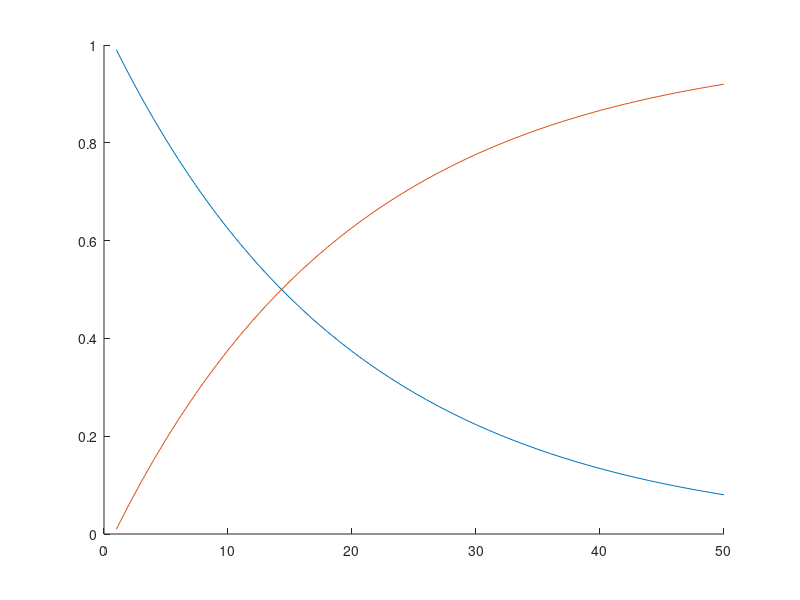
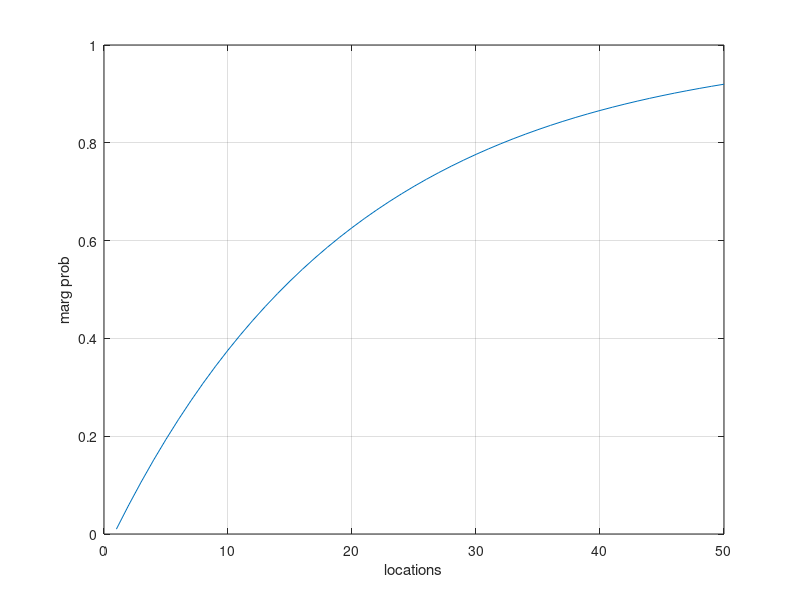

Write the MATLAB code that produced these figures, in order. (Note: this script raises an error after producing the figures.)
close all
clear variables
clc

directory_a = 'plots/a/';
directory_b = 'plots/b/';
directory_c = 'plots/c/';
directory_d = 'plots/d/';
directory_e = 'plots/e/';
directory_f = 'plots/f/';

%% task a
N = 50;
p = 0.95;       % p = p(x_{i+1} = 0 | x_i = 0)
q = 1;          % q = p(x_{i+1} = 1 | x_i = 1)
P = [p, 1-q;    % P = [ p(x_{i+1} = 0 | x_i = 0), p(x_{i+1} = 0 | x_i = 1)
    1-p, q];    %       p(x_{i+1} = 1 | x_i = 0), p(x_{i+1} = 1 | x_i = 1)]
% Note: P := Lecture_P'
marg_p = zeros(N,1);
marg_p(1) = 0.01;
p_x = zeros(2,N);   % p_x(x+1,k) = p(x_k = x)        x = 0 or 1
p_x(:,1) = [0.99;0.01];
for k=2:N
    marg_p(k)= marg_p(k-1) + 0.05*(1-marg_p(k-1));
    p_x(:,k) = P * p_x(:,k-1);
end
figure
hold on
plot(p_x(1,:))
plot(p_x(2,:))
fig1 = figure;
plot(1:N,marg_p)
grid
xlabel('locations')
ylabel('marg prob')
title_pic = 'marg_prob';
%save_plots(title_pic,directory_a,fig1);
%% task b

[PV,a] = max([-100000, -5000*sum(p_x(2,:))]);
PV
a = a-1

%% task c
tau = 0.3;
x = draw_from_HMM(P,p_x(:,1),N);

y = normrnd(x,tau,N,1); % same as mu + sigma*randn(data,1)
y(20) = 0.2;
y(30) = 0.7;
v_tau = 100*tau*ones(size(y));
v_tau(20) = tau;
v_tau(30) = tau;
% fig2 = figure;
% plot(1:data,y);
% grid

[~,prio_xY,post_xY] = forward_recursion(P,p_x(:,1),v_tau,y,N);
margp_xY = backward_recursion(P,prio_xY,post_xY,N);

fig3 = figure;
plot(1:N,margp_xY(2,:));
grid
xlabel('locations')
ylabel('posterior prob for x_i = 1')
title_pic = 'post_prob';
%save_plots(title_pic,directory_c,fig3);

%% task d
value_clean_all = -100000;
PV = -100000;

%% Monte carlo
PoV = -ones(N,1);
mc_samples = 1000;
for k=1:N
    mean_PoV = 0; 
    for j=1:mc_samples
        x = draw_from_HMM(P,p_x(:,1),N);
        y = normrnd(x,tau,N,1); % mean = x
        v_tau = 100*tau*ones(size(y));
        v_tau(k) = tau;
        [~,prio_xY,post_xY] = forward_recursion(P, p_x(:,1),v_tau,y,N);
        total_post_xY = backward_recursion(P,prio_xY,post_xY,N);
        value_dont_clean = -5000*sum(total_post_xY(2,:));
        mean_PoV = mean_PoV + max(value_clean_all,value_dont_clean)/mc_samples;
    end
    PoV(k) = mean_PoV;
end
VoI_mc = PoV - PV;
    
fig4 = figure;
hold on
plot(1:N,VoI_mc)
grid
xlabel('locations')
ylabel('VoI')
title_pic = 'VoI';
%save_plots(title_pic,directory_d,fig4);


%% task e
big_pov = zeros(N,N);

% diagonal
for k=1:N
    for j=1:mc_samples
        y = normrnd(0.5,100*tau,N,1);
        x_new = zeros(N,1);
        x_new(k) = binornd(1,marg_p(k));
        y(k) = normrnd(x_new(k),tau/sqrt(2));
        [~,prio_xY,post_xY] = forward_recursion_d(0.95,tau,y,N,k);
        prob = backward_recursion(0.95,prio_xY,post_xY,N);
        dont_clean = -5000*sum(prob(2,:));
        pov = pov + max(value_clean_all,dont_clean)/j;
    end
    big_pov(k,k) = pov;
end

% off-diagonal
for k=10:N
    for j=k:N
        if(j==k)
            break;
        end
        for k=1:mc_samples
            y = normrnd(0.5,100*tau,N,1);
            x_new = zeros(N,1);
            x_new(k) = binornd(1,marg_p(k));
            for l=k+1:j
                if(x_new(l-1) == 1)
                    x_new(l) = 1;
                else
                    if(rand(1) < 0.05)
                        x(l) = 1;
                    else
                        x(l) = 0;
                    end
                end
            end
            y(k) = normrnd(x_new(k),tau);
            y(j) = normrnd(x_new(k),tau);
            [~,prio_xY,post_xY] = forward_recursion_e(0.95,tau,y,N,k,j);
            prob = backward_recursion(0.95,prio_xY,post_xY,N);
            dont_clean = -5000*sum(prob(2,:));
            pov = pov + max(value_clean_all,dont_clean)/k;
        end
    end
    big_pov(k,j) = pov;
    big_pov(j,k) = big_pov(k,j);
end

big_voi = big_pov - PV;
maximum = max(max(big_voi));
[max_x,max_y]=find(big_voi==maximum)

% plot matrix.
% plot diagonal: 2 sensors in same loc.
% plot 20,30
% save plots in directory_e.

%% task f
PoV_f = zeros(mc_samples,1);
tau_new = 1;

for k=1:mc_samples
    x_new_f = zeros(N,1);
    if(rand>=0.99)
        x(1) = 1;
    else
        x(1) = 0;
    end

    for k=2:N
       if(x(k-1)==1)
           x(k) = 1;
       else
           if(rand<0.05)
               x(k) = 1;
           else
               x(k) = 0;
           end
       end
    end
    y = normrnd(x_new_f,tau_new,N,1);
    [~,prio_xY,post_xY] = forward_recursion_f(0.95,tau_new,y,N);
    prob = backward_recursion(0.95,prio_xY,post_xY,N);
    dont_clean = -5000*sum(prob(2,:));
    PoV_f(k) = max(value_clean_all,dont_clean);
end

VoI_f = PoV_f - PV;

% plot some of the new VoI: should we clean the road upfront or not?
% save plots in directory_f.





